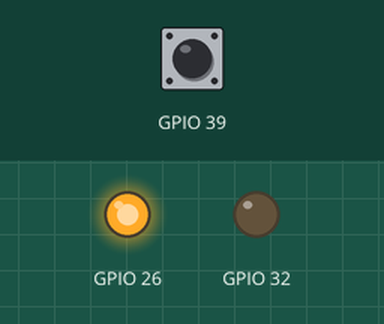
A sketch run on a simulated ESP32. Parts: output pins drawn as LEDs (lit = HIGH). Inputs (shaded band) come from the test bench; at power-on: GPIO 39 HIGH.

Above: at 1.2 s.
1.3 s: GPIO 39 pulled LOW for 0.15 s
At 2.5 s:
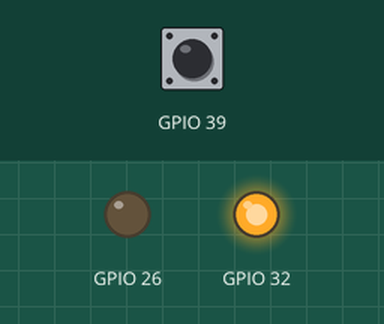
3.0 s: GPIO 39 pulled LOW for 1 s
At 3.8 s:
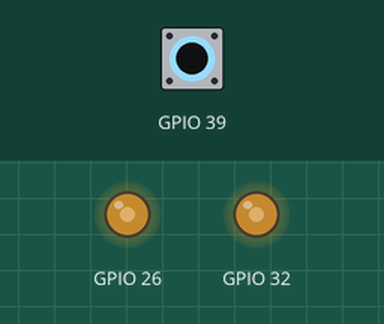
5.5 s: GPIO 39 pulled LOW for 3.2 s
At 9.5 s:
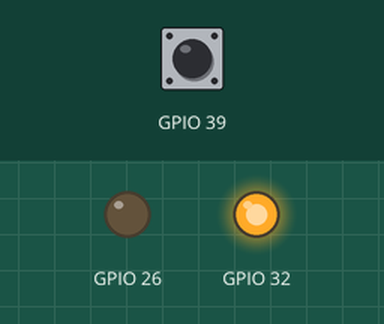
Timing chart, 0 to 11.0 s (numbered marks = the images above; inputs shaded):
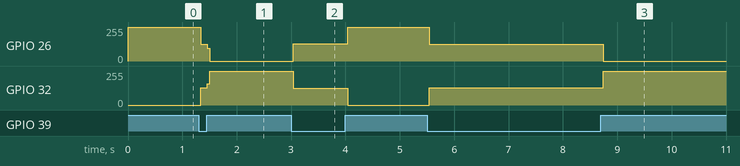

Measured:
- after the input at 1.3 s, GPIO 26: 255/255 → 126/255 at once, → 0/255 0.12 s later; GPIO 32: 0/255 → 129/255 at once, → 255/255 0.12 s later
- after the input at 3.0 s, GPIO 26: 0/255 → 129/255 at once, → 255/255 1.0 s later; GPIO 32: 255/255 → 126/255 at once, → 0/255 1.0 s later
- after the input at 5.5 s, GPIO 26: 255/255 → 126/255 at once, → 0/255 3.2 s later; GPIO 32: 0/255 → 129/255 at once, → 255/255 3.2 s later

The sketch:

m5-lego.ino
```cpp
void setup() {
  // put your setup code here, to run once:
  pinMode(26, OUTPUT);
  pinMode(32, OUTPUT);
  pinMode(39, INPUT_PULLUP);
  digitalWrite(26, LOW);
  digitalWrite(32, LOW);
}

boolean dir = true;

void loop() {
  // put your main code here, to run repeatedly:
  if (dir == true) {
    digitalWrite(26, HIGH);
    digitalWrite(32, LOW);
  } else {
    digitalWrite(26, LOW);
    digitalWrite(32, HIGH);
  }
  int sw = digitalRead(39);
  if (sw == 0 ) {
    dir = !dir ;
  }

}
```
